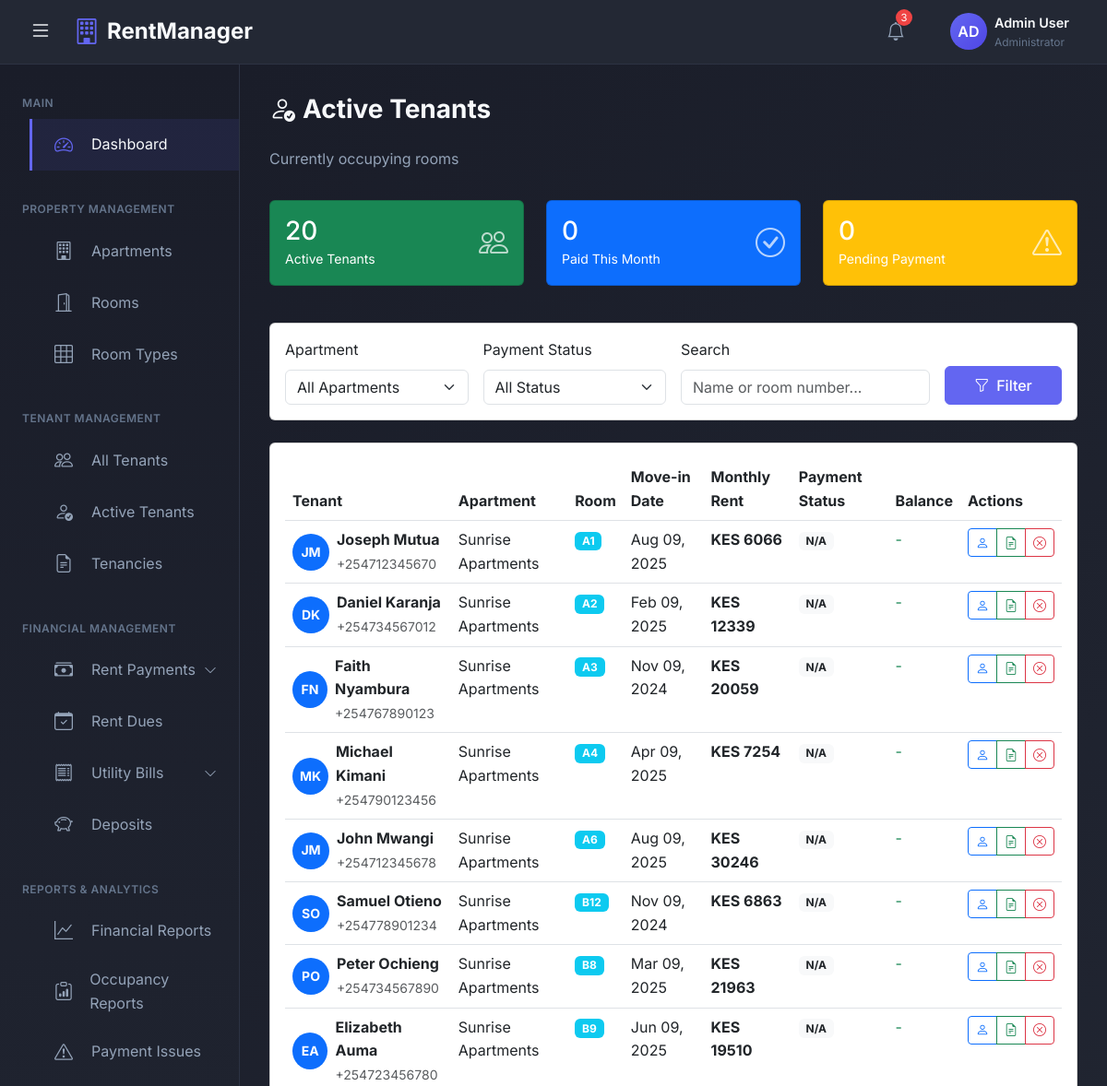
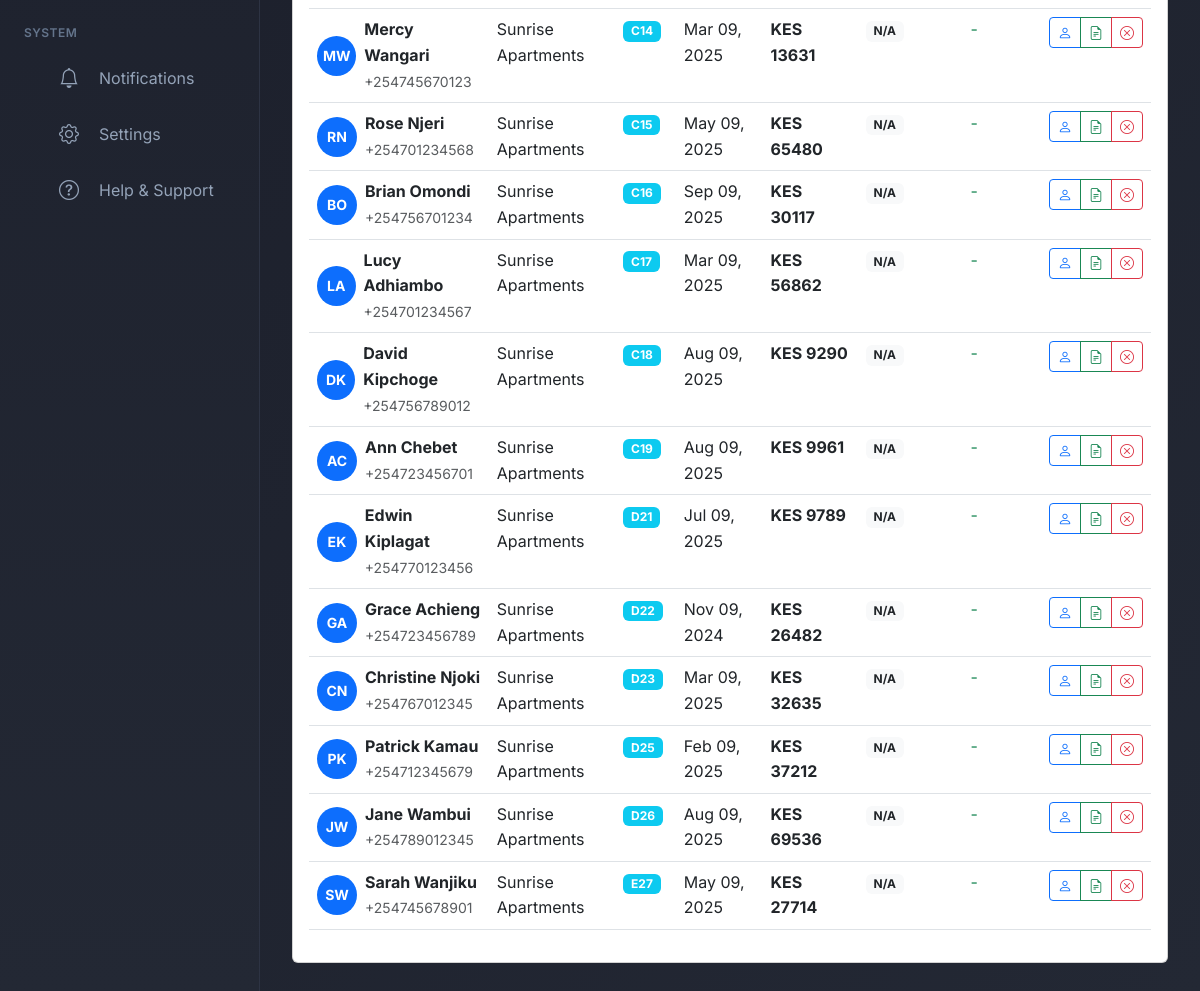
/active-tenants/ (signed in), run on the app's committed database (2 pictures, top to bottom).
### rental_app/models.py (models this page shows, shortened)
class Tenancy(models.Model):
    TENANCY_STATUS = (
        ('active', 'Active'),
        ('terminated', 'Terminated'),
        ('suspended', 'Suspended'),
        ('switched', 'Switched Room'),  # When tenant moves to another room
    )
    TERMINATION_REASON = (
        ('vacated', 'Tenant Vacated'),
        ('evicted', 'Evicted'),
        ('room_switch', 'Switched to Another Room'),
        ('other', 'Other'),
    )
    tenant = models.ForeignKey(User, on_delete=models.PROTECT, related_name='tenancies', limit_choices_to={'user_type': 'tenant'})
    room = models.ForeignKey(Room, on_delete=models.PROTECT, related_name='tenancies')
    apartment = models.ForeignKey(Apartment, on_delete=models.PROTECT, related_name='tenancies')  # Denormalized for easy querying
    start_date = models.DateField()
    end_date = models.DateField(null=True, blank=True)
    deposit_paid = models.DecimalField(max_digits=10, decimal_places=2, default=0.00)
    deposit_refunded = models.BooleanField(default=False)
    deposit_refund_amount = models.DecimalField(max_digits=10, decimal_places=2, default=0.00, null=True, blank=True)
    deposit_deduction_reason = models.TextField(blank=True)  # Why deposit was partially refunded
    status = models.CharField(max_length=20, choices=TENANCY_STATUS, default='active')
    termination_reason = models.CharField(max_length=20, choices=TERMINATION_REASON, null=True, blank=True)
    move_in_condition = models.TextField(blank=True)
    move_out_condition = models.TextField(blank=True)
    switched_to_tenancy = models.ForeignKey('self', on_delete=models.SET_NULL, null=True, blank=True, related_name='previous_tenancy')
    switched_from_tenancy = models.ForeignKey('self', on_delete=models.SET_NULL, null=True, blank=True, related_name='next_tenancy')
    is_deleted = models.BooleanField(default=False)
    deleted_at = models.DateTimeField(null=True, blank=True)
    created_at = models.DateTimeField(auto_now_add=True)
    updated_at = models.DateTimeField(auto_now=True)
    class Meta:
        verbose_name_plural = 'Tenancies'
        ordering = ['-start_date']
        indexes = [
            models.Index(fields=['tenant', 'status']),
            models.Index(fields=['apartment', 'status']),
        ]

class User(AbstractUser):
    USER_TYPE_CHOICES = (
        ('admin', 'Admin'),
        ('tenant', 'Tenant'),
    )
    USER_STATUS = (
        ('active', 'Active'),
        ('inactive', 'Inactive'),
        ('archived', 'Archived'),  # For moved out tenants
    )
    user_type = models.CharField(max_length=10, choices=USER_TYPE_CHOICES)
    user_status = models.CharField(max_length=20, choices=USER_STATUS, default='active')
    phone_number = models.CharField(max_length=15, unique=True)
    national_id = models.CharField(max_length=20, unique=True, null=True, blank=True)
    profile_picture = models.ImageField(upload_to='profiles/', null=True, blank=True)
    is_deleted = models.BooleanField(default=False)
    deleted_at = models.DateTimeField(null=True, blank=True)
    created_at = models.DateTimeField(auto_now_add=True)
    updated_at = models.DateTimeField(auto_now=True)

class Apartment(models.Model):
    name = models.CharField(max_length=200)
    owner = models.ForeignKey(User, on_delete=models.CASCADE, related_name='apartments', limit_choices_to={'user_type': 'admin'})
    location = models.CharField(max_length=300)
    total_floors = models.IntegerField(validators=[MinValueValidator(1)])
    description = models.TextField(blank=True)
    water_rate_per_unit = models.DecimalField(max_digits=10, decimal_places=2, default=0.00)
    created_at = models.DateTimeField(auto_now_add=True)
    updated_at = models.DateTimeField(auto_now=True)

class Room(models.Model):
    ROOM_STATUS = (
        ('available', 'Available'),
        ('occupied', 'Occupied'),
        ('maintenance', 'Under Maintenance'),
    )
    apartment = models.ForeignKey(Apartment, on_delete=models.CASCADE, related_name='rooms')
    room_number = models.CharField(max_length=10)  # e.g., A1, B2, C3
    room_type = models.ForeignKey(RoomType, on_delete=models.PROTECT)
    floor_number = models.IntegerField(validators=[MinValueValidator(0)])
    has_balcony = models.BooleanField(default=False)
    has_shower = models.BooleanField(default=True)
    has_kitchen_unit = models.BooleanField(default=True)
    has_clothes_cabinet = models.BooleanField(default=True)
    monthly_rent = models.DecimalField(max_digits=10, decimal_places=2, validators=[MinValueValidator(0)])
    deposit_amount = models.DecimalField(max_digits=10, decimal_places=2, validators=[MinValueValidator(0)])
    status = models.CharField(max_length=20, choices=ROOM_STATUS, default='available')
    created_at = models.DateTimeField(auto_now_add=True)
    updated_at = models.DateTimeField(auto_now=True)
    class Meta:
        unique_together = ('apartment', 'room_number')
        ordering = ['floor_number', 'room_number']

### rental_app/views.py (the view)
# urls.py: path('active-tenants/', views.active_tenant_list, name='active_tenant_list'),
@login_required
def active_tenant_list(request):
    active_tenancies = Tenancy.objects.filter(
        apartment__owner=request.user,
        status='active'
    ).select_related('tenant', 'room', 'apartment').order_by('apartment', 'room__room_number')
    apartment_filter = request.GET.get('apartment', '')
    search_query = request.GET.get('search', '')
    payment_status_filter = request.GET.get('payment_status', '')
    if apartment_filter:
        active_tenancies = active_tenancies.filter(apartment_id=apartment_filter)
    if search_query:
        active_tenancies = active_tenancies.filter(
            Q(tenant__first_name__icontains=search_query) |
            Q(tenant__last_name__icontains=search_query) |
            Q(room__room_number__icontains=search_query)
        )
    today = timezone.now().date()
    current_month = today.replace(day=1)
    if payment_status_filter:
        tenancy_ids = RentDue.objects.filter(
            month_for=current_month,
            status=payment_status_filter
        ).values_list('tenancy_id', flat=True)
        active_tenancies = active_tenancies.filter(id__in=tenancy_ids)
    tenancy_list = []
    for tenancy in active_tenancies:
        current_due = RentDue.objects.filter(
            tenancy=tenancy,
            month_for=current_month
        ).first()
        tenancy.current_due_status = current_due.status if current_due else 'N/A'
        tenancy.current_balance = current_due.balance if current_due else Decimal('0.00')
        tenancy_list.append(tenancy)
    apartments = Apartment.objects.filter(owner=request.user)
    total_active = len(tenancy_list)
    paid_count = sum(1 for t in tenancy_list if t.current_due_status == 'paid')
    unpaid_count = sum(1 for t in tenancy_list if t.current_due_status in ['unpaid', 'overdue'])
    paginator = Paginator(tenancy_list, 20)
    page_number = request.GET.get('page')
    tenancies_page = paginator.get_page(page_number)
    context = {
        'active_tenancies': tenancies_page,
        'total_active': total_active,
        'paid_count': paid_count,
        'unpaid_count': unpaid_count,
        'apartments': apartments,
        'apartment_filter': apartment_filter,
        'search_query': search_query,
        'payment_status_filter': payment_status_filter,
    }
    return render(request, 'tenants/active_tenant_list.html', context)

### templates/tenants/active_tenant_list.html (shortened to what this page needs)
{% extends 'admin_base.html' %}
{% block content %}
<div class="page-header mb-4">
    <h1 class="page-title">
        <i class="bi bi-person-check me-2"></i>Active Tenants
    </h1>
    <p class="page-subtitle">Currently occupying rooms</p>
</div>
<div class="row mb-4">
    <div class="col-md-4 mb-3">
        <div class="card bg-success text-white">
            <div class="card-body">
                <div class="d-flex justify-content-between align-items-center">
                    <div>
                        <h3 class="mb-0">{{ total_active }}</h3>
                        <small>Active Tenants</small>
                    </div>
                    <i class="bi bi-people" style="font-size: 2rem; opacity: 0.7;"></i>
                </div>
            </div>
        </div>
    </div>
    <div class="col-md-4 mb-3">
        <div class="card bg-primary text-white">
            <div class="card-body">
                <div class="d-flex justify-content-between align-items-center">
                    <div>
                        <h3 class="mb-0">{{ paid_count }}</h3>
                        <small>Paid This Month</small>
                    </div>
                    <i class="bi bi-check-circle" style="font-size: 2rem; opacity: 0.7;"></i>
                </div>
            </div>
        </div>
    </div>
    <div class="col-md-4 mb-3">
        <div class="card bg-warning text-white">
            <div class="card-body">
                <div class="d-flex justify-content-between align-items-center">
                    <div>
                        <h3 class="mb-0">{{ unpaid_count }}</h3>
                        <small>Pending Payment</small>
                    </div>
                    <i class="bi bi-exclamation-triangle" style="font-size: 2rem; opacity: 0.7;"></i>
                </div>
            </div>
        </div>
    </div>
</div>
<div class="card mb-4">
    <div class="card-body">
        <form method="get" class="row g-3">
            <div class="col-md-3">
                <label class="form-label">Apartment</label>
                <select name="apartment" class="form-select">
                    <option value="">All Apartments</option>
                </select>
            </div>
            <div class="col-md-3">
                <label class="form-label">Payment Status</label>
                <select name="payment_status" class="form-select">
                    <option value="">All Status</option>
                </select>
            </div>
            <div class="col-md-4">
                <label class="form-label">Search</label>
                <input type="text" name="search" class="form-control"
                       placeholder="Name or room number..." value="{{ search_query }}">
            </div>
            <div class="col-md-2 d-flex align-items-end">
                <button type="submit" class="btn btn-primary w-100">
                    <i class="bi bi-funnel me-2"></i>Filter
                </button>
            </div>
        </form>
    </div>
</div>
<div class="card">
    <div class="card-body">
        <div class="table-responsive">
            <table class="table table-hover">
                <thead>
                    <tr>
                        <th>Tenant</th>
                        <th>Apartment</th>
                        <th>Room</th>
                        <th>Move-in Date</th>
                        <th>Monthly Rent</th>
                        <th>Payment Status</th>
                        <th>Balance</th>
                        <th>Actions</th>
                    </tr>
                </thead>
                <tbody>
                    {% for tenancy in active_tenancies %}
                    <tr>
                        <td>
                            <div class="d-flex align-items-center">
                                <div class="avatar-circle bg-primary text-white me-2">
                                    {{ tenancy.tenant.first_name.0 }}{{ tenancy.tenant.last_name.0 }}
                                </div>
                                <div>
                                    <strong>{{ tenancy.tenant.get_full_name }}</strong>
                                    <br><small class="text-muted">{{ tenancy.tenant.phone_number }}</small>
                                </div>
                            </div>
                        </td>
                        <td>{{ tenancy.apartment.name }}</td>
                        <td><span class="badge bg-info">{{ tenancy.room.room_number }}</span></td>
                        <td>{{ tenancy.start_date|date:"M d, Y" }}</td>
                        <td><strong>KES {{ tenancy.room.monthly_rent|floatformat:0 }}</strong></td>
                        <td>
                            {% if tenancy.current_due_status == 'paid' %}
                            <span class="badge bg-success">Paid</span>
                            {% elif tenancy.current_due_status == 'partially_paid' %}
                            <span class="badge bg-warning">Partially Paid</span>
                            {% elif tenancy.current_due_status == 'overdue' %}
                            <span class="badge bg-danger">Overdue</span>
                            {% elif tenancy.current_due_status == 'unpaid' %}
                            <span class="badge bg-secondary">Unpaid</span>
                            {% else %}
                            <span class="badge bg-light text-dark">N/A</span>
                            {% endif %}
                        </td>
                        <td>
                            {% if tenancy.current_balance > 0 %}
                            <strong class="text-danger">KES {{ tenancy.current_balance|floatformat:0 }}</strong>
                            {% else %}
                            <span class="text-success">-</span>
                            {% endif %}
                        </td>
                        <td>
                            <div class="btn-group btn-group-sm">
                                <a href="{% url 'tenant_detail' tenancy.tenant.pk %}" class="btn btn-outline-primary" title="View Tenant">
                                    <i class="bi bi-person"></i>
                                </a>
                                <a href="{% url 'tenancy_detail' tenancy.pk %}" class="btn btn-outline-success" title="View Tenancy">
                                    <i class="bi bi-file-earmark-text"></i>
                                </a>
                                <a href="{% url 'tenancy_terminate' tenancy.pk %}" class="btn btn-outline-danger" title="Terminate">
                                    <i class="bi bi-x-circle"></i>
                                </a>
                            </div>
                        </td>
                    </tr>
                    {% endfor %}
                </tbody>
            </table>
        </div>
    </div>
</div>
{% endblock %}

### templates/admin_base.html (style rules this page uses)
:root { --sidebar-width: 260px; --header-height: 70px; --primary-color: #1a1d29; --secondary-color: #232834; --accent-color: #6366f1; --accent-hover: #4f46e5; --text-primary: #f8fafc; --text-secondary: #94a3b8; --text-muted: #64748b; --border-color: #2d3343; --card-bg: #232834; --success-color: #10b981; --warning-color: #f59e0b; --danger-color: #ef4444; --bg-gradient: linear-gradient(135deg, #1a1d29 0%, #232834 100%); --sidebar-gradient: linear-gradient(180deg, #1a1d29 0%, #232834 100%); }
* { margin: 0; padding: 0; box-sizing: border-box; }
body { font-family: 'Inter', -apple-system, BlinkMacSystemFont, 'Segoe UI', Roboto, sans-serif; background-color: var(--primary-color); color: var(--text-primary); overflow-x: hidden; line-height: 1.6; font-weight: 400; }
.page-title { font-size: 1.75rem; font-weight: 700; color: var(--text-primary); margin-bottom: 1.5rem; }
.page-subtitle { font-size: 1rem; color: var(--text-secondary); margin-bottom: 2rem; }
.btn-primary { background-color: var(--accent-color); border-color: var(--accent-color); font-weight: 500; padding: 0.5rem 1.25rem; }
.main-content > * { animation: fadeIn 0.5s ease-out; }

### templates/tenants/active_tenant_list.html (style rules this page uses)
.avatar-circle { width: 40px; height: 40px; border-radius: 50%; display: flex; align-items: center; justify-content: center; font-weight: bold; font-size: 0.875rem; }

### data on the page
Tenancy: tenant.first_name.0 "J", tenant.last_name.0 "M", tenant.get_full_name "Joseph Mutua", tenant.phone_number "+254712345670", apartment.name "Sunrise Apartments", room.room_number "A1", start_date "Aug 09, 2025", room.monthly_rent "6066", shows "N/A"
Tenancy: tenant.first_name.0 "D", tenant.last_name.0 "K", tenant.get_full_name "Daniel Karanja", tenant.phone_number "+254734567012", apartment.name "Sunrise Apartments", room.room_number "A2", start_date "Feb 09, 2025", room.monthly_rent "12339", shows "N/A"
Tenancy: tenant.first_name.0 "F", tenant.last_name.0 "N", tenant.get_full_name "Faith Nyambura", tenant.phone_number "+254767890123", apartment.name "Sunrise Apartments", room.room_number "A3", start_date "Nov 09, 2024", room.monthly_rent "20059", shows "N/A"
Tenancy: tenant.first_name.0 "M", tenant.last_name.0 "K", tenant.get_full_name "Michael Kimani", tenant.phone_number "+254790123456", apartment.name "Sunrise Apartments", room.room_number "A4", start_date "Apr 09, 2025", room.monthly_rent "7254", shows "N/A"
Tenancy: tenant.first_name.0 "J", tenant.last_name.0 "M", tenant.get_full_name "John Mwangi", tenant.phone_number "+254712345678", apartment.name "Sunrise Apartments", room.room_number "A6", start_date "Aug 09, 2025", room.monthly_rent "30246", shows "N/A"
Tenancy: tenant.first_name.0 "S", tenant.last_name.0 "O", tenant.get_full_name "Samuel Otieno", tenant.phone_number "+254778901234", apartment.name "Sunrise Apartments", room.room_number "B12", start_date "Nov 09, 2024", room.monthly_rent "6863", shows "N/A"
Tenancy: tenant.first_name.0 "P", tenant.last_name.0 "O", tenant.get_full_name "Peter Ochieng", tenant.phone_number "+254734567890", apartment.name "Sunrise Apartments", room.room_number "B8", start_date "Mar 09, 2025", room.monthly_rent "21963", shows "N/A"
Tenancy: tenant.first_name.0 "E", tenant.last_name.0 "A", tenant.get_full_name "Elizabeth Auma", tenant.phone_number "+254723456780", apartment.name "Sunrise Apartments", room.room_number "B9", start_date "Jun 09, 2025", room.monthly_rent "19510", shows "N/A"
Tenancy: tenant.first_name.0 "M", tenant.last_name.0 "W", tenant.get_full_name "Mercy Wangari", tenant.phone_number "+254745670123", apartment.name "Sunrise Apartments", room.room_number "C14", start_date "Mar 09, 2025", room.monthly_rent "13631", shows "N/A"
Tenancy: tenant.first_name.0 "R", tenant.last_name.0 "N", tenant.get_full_name "Rose Njeri", tenant.phone_number "+254701234568", apartment.name "Sunrise Apartments", room.room_number "C15", start_date "May 09, 2025", room.monthly_rent "65480", shows "N/A"
Tenancy: tenant.first_name.0 "B", tenant.last_name.0 "O", tenant.get_full_name "Brian Omondi", tenant.phone_number "+254756701234", apartment.name "Sunrise Apartments", room.room_number "C16", start_date "Sep 09, 2025", room.monthly_rent "30117", shows "N/A"
Tenancy: tenant.first_name.0 "L", tenant.last_name.0 "A", tenant.get_full_name "Lucy Adhiambo", tenant.phone_number "+254701234567", apartment.name "Sunrise Apartments", room.room_number "C17", start_date "Mar 09, 2025", room.monthly_rent "56862", shows "N/A"
Tenancy: tenant.first_name.0 "D", tenant.last_name.0 "K", tenant.get_full_name "David Kipchoge", tenant.phone_number "+254756789012", apartment.name "Sunrise Apartments", room.room_number "C18", start_date "Aug 09, 2025", room.monthly_rent "9290", shows "N/A"
Tenancy: tenant.first_name.0 "A", tenant.last_name.0 "C", tenant.get_full_name "Ann Chebet", tenant.phone_number "+254723456701", apartment.name "Sunrise Apartments", room.room_number "C19", start_date "Aug 09, 2025", room.monthly_rent "9961", shows "N/A"
Tenancy: tenant.first_name.0 "E", tenant.last_name.0 "K", tenant.get_full_name "Edwin Kiplagat", tenant.phone_number "+254770123456", apartment.name "Sunrise Apartments", room.room_number "D21", start_date "Jul 09, 2025", room.monthly_rent "9789", shows "N/A"
Tenancy: tenant.first_name.0 "G", tenant.last_name.0 "A", tenant.get_full_name "Grace Achieng", tenant.phone_number "+254723456789", apartment.name "Sunrise Apartments", room.room_number "D22", start_date "Nov 09, 2024", room.monthly_rent "26482", shows "N/A"
Tenancy: tenant.first_name.0 "C", tenant.last_name.0 "N", tenant.get_full_name "Christine Njoki", tenant.phone_number "+254767012345", apartment.name "Sunrise Apartments", room.room_number "D23", start_date "Mar 09, 2025", room.monthly_rent "32635", shows "N/A"
Tenancy: tenant.first_name.0 "P", tenant.last_name.0 "K", tenant.get_full_name "Patrick Kamau", tenant.phone_number "+254712345679", apartment.name "Sunrise Apartments", room.room_number "D25", start_date "Feb 09, 2025", room.monthly_rent "37212", shows "N/A"
Tenancy: tenant.first_name.0 "J", tenant.last_name.0 "W", tenant.get_full_name "Jane Wambui", tenant.phone_number "+254789012345", apartment.name "Sunrise Apartments", room.room_number "D26", start_date "Aug 09, 2025", room.monthly_rent "69536", shows "N/A"
Tenancy: tenant.first_name.0 "S", tenant.last_name.0 "W", tenant.get_full_name "Sarah Wanjiku", tenant.phone_number "+254745678901", apartment.name "Sunrise Apartments", room.room_number "E27", start_date "May 09, 2025", room.monthly_rent "27714", shows "N/A"

### other printed values
{{ total_active }} "20"
{{ paid_count }} "0"
{{ unpaid_count }} "0"
